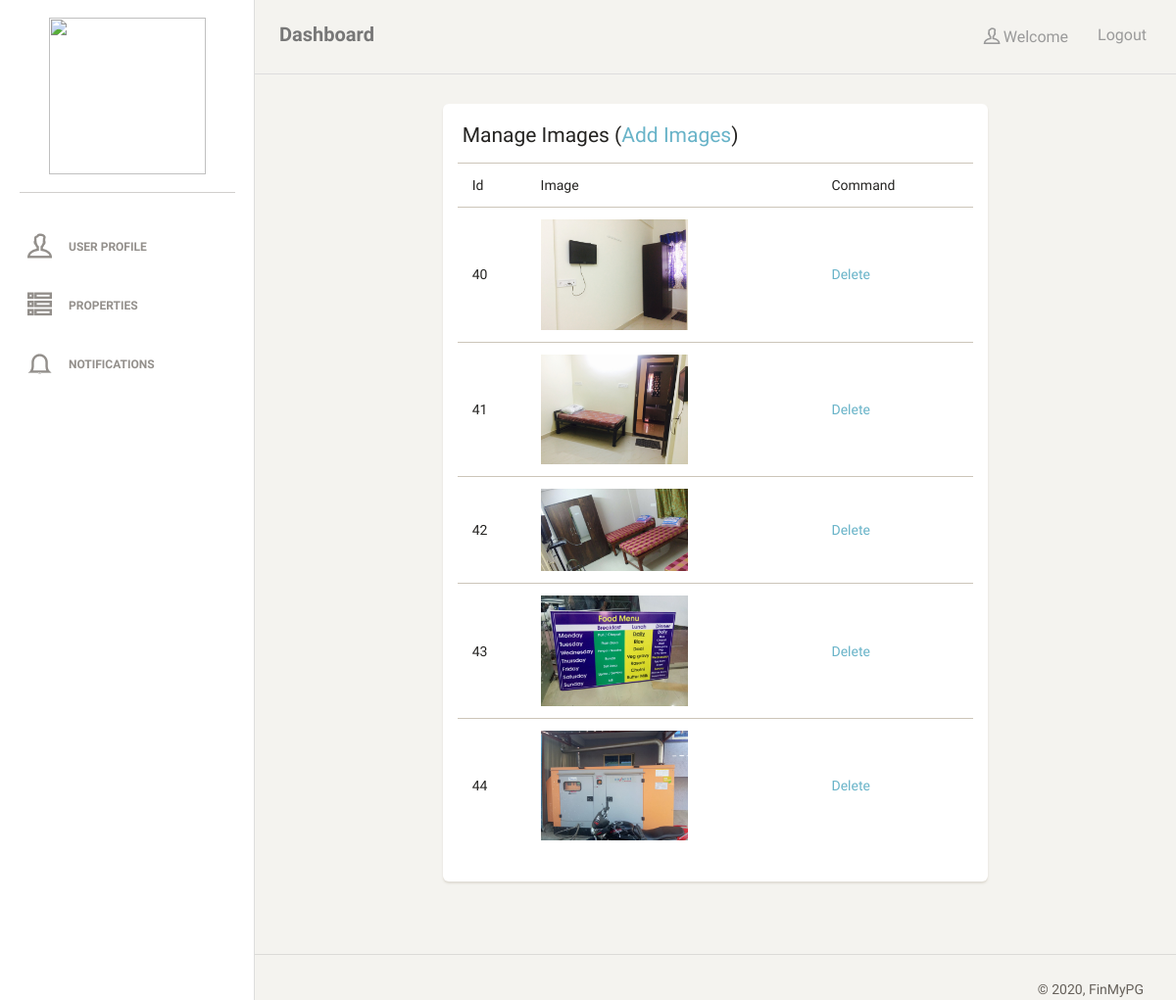
The app's page /owner/update/images/23/ with its own data.
### main/models.py (models this page shows)
class PGImages(models.Model):
	pgid=models.ForeignKey(PG,on_delete=models.CASCADE)
	image=models.FileField()

### owner/views.py (the view)
# urls.py: path(r'owner/update/images/<int:id>/', owner.UpdateImages),
def UpdateImages(request,id):
	pg=PG.objects.get(id=id)
	pgimages=PGImages.objects.filter(pgid=pg)
	return render(request,'owner/updateimage.html', {'pgid':id, 'images':pgimages})

### owner/templates/owner/updateimage.html
{% extends 'owner/base.html' %}
{% load static %}
{% block main %}
<div class="content">
	<div class="container-fluid">
		<div class="col-lg-8 col-md-offset-2">
			<div class="card">
				<div class="header">
					<h4 class="title">Manage Images (<a href="/owner/image/add/{{ pgid }}/">Add Images</a>)</h4>
				</div>
				<div class="content">
					<table class="table">
						<tr>
							<td>Id</td>
							<td>Image</td>
							<td>Command</td>
						</tr>
						{% for image in images %}
						<tr>
							<td>{{ image.id }}</td>
							<td><img style="width:150px;" src="/images/{{ image.image }}"></td>
							<td><a href="/owner/image/delete/{{ image.id }}/">Delete</a></td>
						</tr>
						{% endfor %}
					</table>
				</div>
			</div>
		</div>
	</div>
</div>
{% endblock %}

### records on screen
PGImages: id "40", image (picture)
PGImages: id "41", image (picture)
PGImages: id "42", image (picture)
PGImages: id "43", image (picture)
PGImages: id "44", image (picture)
